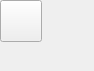
<?xml version="1.0" encoding="UTF-8"?>
<ui version="4.0">
 <class>VCaptureWidget</class>
 <widget class="QWidget" name="VCaptureWidget">
  <property name="geometry">
   <rect>
    <x>0</x>
    <y>0</y>
    <width>94</width>
    <height>71</height>
   </rect>
  </property>
  <property name="windowTitle">
   <string>VCaptureWidget</string>
  </property>
  <widget class="QPushButton" name="pushButton">
   <property name="geometry">
    <rect>
     <x>0</x>
     <y>0</y>
     <width>42</width>
     <height>42</height>
    </rect>
   </property>
   <property name="text">
    <string/>
   </property>
  </widget>
 </widget>
 <layoutdefault spacing="6" margin="11"/>
 <resources/>
 <connections/>
</ui>
